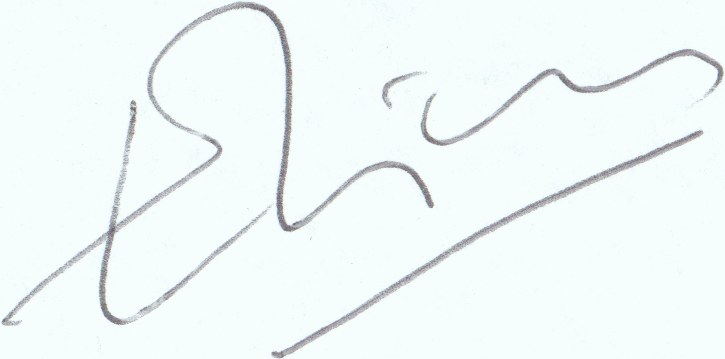
#> input picture images/1-1-g.PNG, 725 x 359 px
$ jupyter execute --allow-errors 'Otsu + Border Extraction.ipynb'   (shell and % lines are left out)
#> lines starting #> are read from the running program, lines starting #| are printed output that depends on the picture; after the words box and inside, x2 and y2 are one past the last pixel; in counts of white or black regions, pixels touching at a corner belong together
#> (a cell that did not finish here is left out)

[cell 2]
from skimage.filters import threshold_otsu
from skimage.morphology import erosion
import numpy as np
import Image
import matplotlib.pyplot as plt

img = np.array(Image.open('../images/1-1-g.PNG').convert('L'))
threshold = threshold_otsu(img)
#> threshold = 209
imbw = img >= threshold
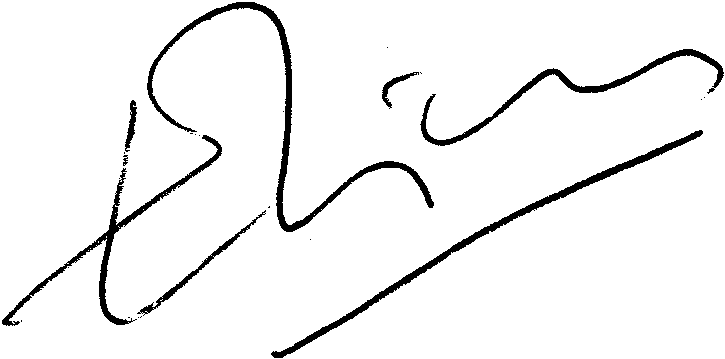
#> imbw: shape (359, 725) bool; 95% white; 25 black regions (17 under 20 px), largest, box (x1, y1, x2, y2) and area: (147, 2, 434, 232) 3721, (271, 130, 703, 358) 3174, (2, 135, 222, 326) 2467

imerosion = erosion(imbw)
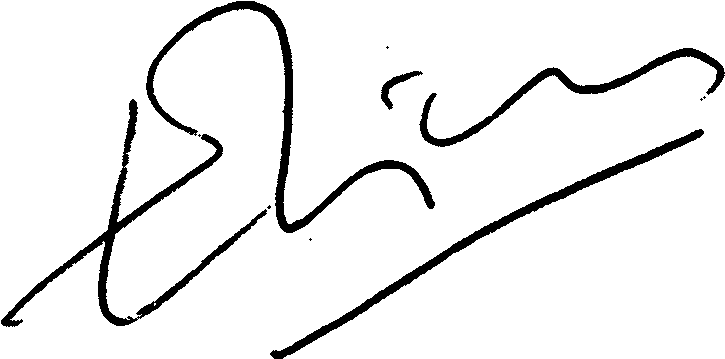
#> imerosion: shape (359, 725) bool; 93.3% white; 11 black regions (6 under 20 px), largest, box (x1, y1, x2, y2) and area: (1, 99, 267, 327) 5006, (146, 1, 435, 233) 4936, (270, 129, 704, 359) 4075, (419, 48, 725, 147) 3041, (381, 71, 423, 110) 397
plt.imshow(img, 'gray')

plt.figure()
plt.imshow(imbw, 'gray')

plt.figure()
plt.imshow((imerosion ^ imbw), 'gray')
plt.show()
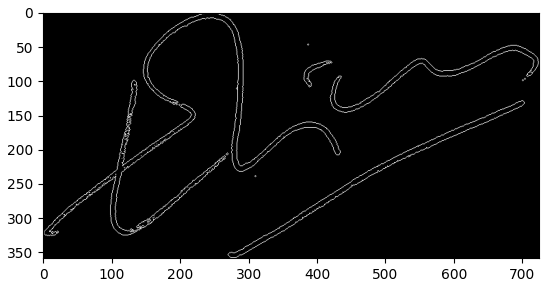
#> figure drawn by matplotlib, 1 panel

$ run again, with images/2-1-g.PNG copied over images/1-1-g.PNG
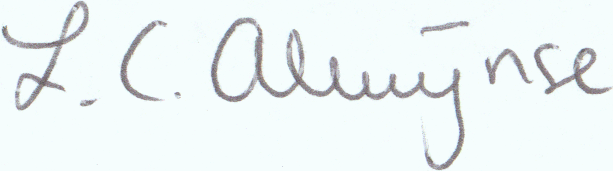
#> input picture images/2-1-g.PNG, 613 x 171 px
#> threshold = 200
#> `imbw = img >= threshold`:
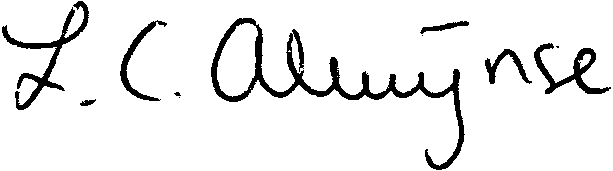
#> imbw: shape (171, 613) bool; 92.3% white; 11 black regions (4 under 20 px), largest, box (x1, y1, x2, y2) and area: (211, 18, 465, 170) 3971, (2, 1, 89, 110) 1541, (534, 43, 611, 94) 1059
#> imerosion: shape (171, 613) bool; 89.6% white; 8 black regions, largest, box (x1, y1, x2, y2) and area: (210, 17, 466, 171) 5333, (1, 0, 90, 111) 2106, (533, 42, 612, 95) 1414
#> `plt.show()`:
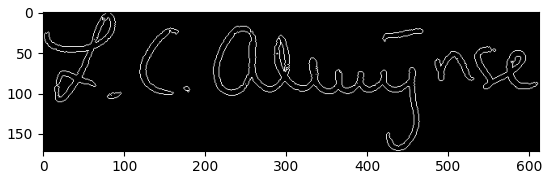
#> figure drawn by matplotlib, 1 panel

$ run again, with images/2-2-g.PNG copied over images/1-1-g.PNG
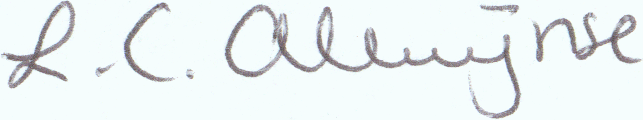
#> input picture images/2-2-g.PNG, 643 x 120 px
#> threshold = 198
#> `imbw = img >= threshold`:
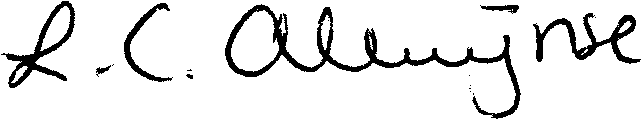
#> imbw: shape (120, 643) bool; 90% white; 16 black regions (9 under 20 px), largest, box (x1, y1, x2, y2) and area: (225, 4, 521, 119) 3842, (533, 13, 641, 64) 1509, (1, 1, 75, 88) 1374
#> imerosion: shape (120, 643) bool; 86.3% white; 10 black regions (3 under 20 px), largest, box (x1, y1, x2, y2) and area: (224, 3, 522, 120) 5273, (532, 12, 642, 65) 2036, (0, 0, 76, 89) 1831
#> `plt.show()`:
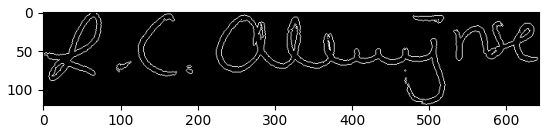
#> figure drawn by matplotlib, 1 panel
